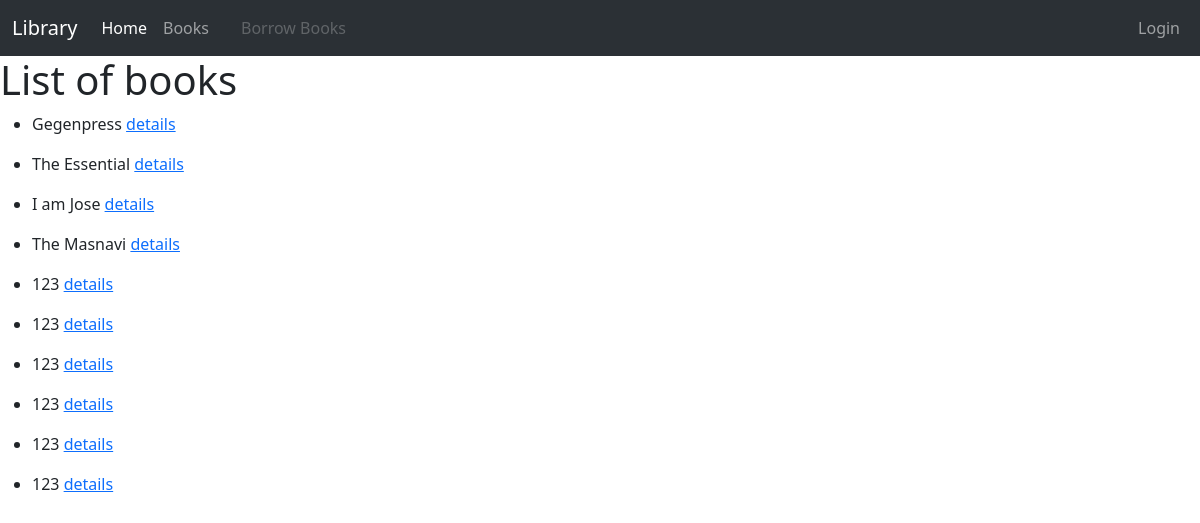
The app's page /book_list/, older data.
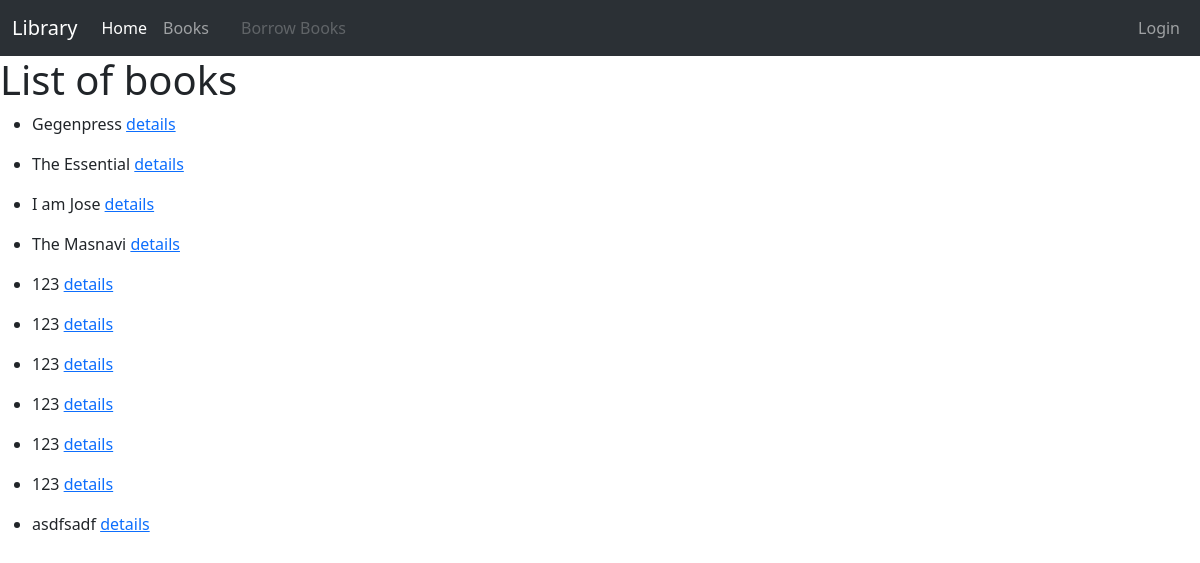
The same page, newer data.
### catalog/models.py (models this page shows, shortened)
class Book(models.Model):
    title = models.CharField(max_length=200)
    author = models.ForeignKey('Author',on_delete=models.SET_NULL,null=True)
    summary = models.TextField(max_length=600)
    isbn = models.CharField('ISBN',max_length=13,unique=True)
    genre = models.ManyToManyField(Genre)
    language = models.ForeignKey('Language',on_delete=models.SET_NULL,null=True)

### catalog/views.py (the view)
# urls.py: path('book_list/',BookListView.as_view(),name='book_list'),
class BookListView(ListView):
    model = Book
    queryset = Book.objects.all()
    context_object_name = 'book_list'

### catalog/templates/catalog/book_list.html
{% extends 'catalog/index.html' %} {% block content %}
<h1>List of books</h1>
{% for book in object_list %}
<ul>
    <li>{{ book.title }}
        <a href="{% url 'catalog:book_detail' book.id %}">details</a>
    </li>
</ul>
{% endfor %} {% endblock %}

Row changes from the older to the newer data that the page shows:
added Book: title "asdfsadf"
